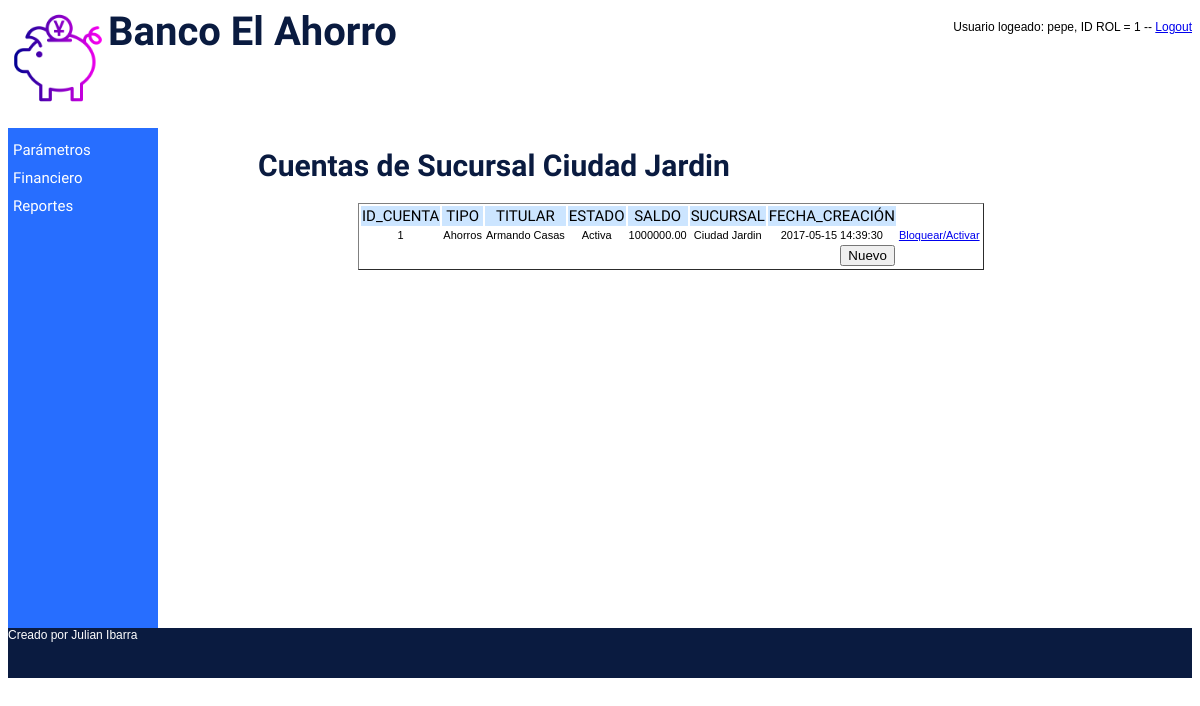
Screenshot of /index.php?sel=P8&id_sucursal=2 (signed in) with the database file from the repository.
### tables this page shows
CREATE TABLE sucursal(
id_sucursal int(4) PRIMARY KEY AUTO_INCREMENT NOT NULL ,
nombre varchar(50) NOT NULL,
direccion varchar(30) NOT NULL,
telefono varchar(15) NOT NULL,
ciudad varchar(50) NOT NULL
);

CREATE TABLE cuenta(
id_cuenta int(4) PRIMARY KEY AUTO_INCREMENT NOT NULL,
tipo varchar(2) NOT NULL,
fecha_crea timestamp DEFAULT current_timestamp,
saldo double(50,2),
estado varchar(2) NOT NULL,
documento int(15) NOT NULL,
id_sucursal int(4) NOT NULL
);

CREATE TABLE cliente(
documento int(15) PRIMARY KEY NOT NULL,
nombre varchar(50) NOT NULL,
email varchar(50) NOT NULL,
direccion varchar(30) NOT NULL,
telefono varchar(15) NOT NULL
);

### lib/config.php (called while the page is built)
<?php
    $CFG_HOST = "localhost";
    $CFG_USER = "root";
    $CFG_DBPWD = "root";
    $CFG_DBASE = "banco";
?>

### lib/sucursal.php (called while the page is built, shortened)
<?php
class Sucursal {
    var $nombre;
    var $con;
    function Sucursal( ) {
        $this->nombre="";
        $this->con = new MySql();
    }
    function getNombre( ) {
        return $this->nombre;
    }
   function consultar($id_sucursal) {
      $this->id_sucursal = $id_sucursal;
      $this->con->conectarse();
      $this->con->sql = "SELECT * FROM sucursal WHERE id_sucursal=".$this->id_sucursal."";
      $this->con->consultar();
      if ($this->con->numReg > 0) {
         $this->nombre = mysql_result($this->con->rtaSql,0,"nombre");
      }
      $this->con->desconectarse();
   }
}
?>

### lib/mysql_lib.php (called while the page is built, shortened)
<?php
class Mysql {
 var $sql;
 function Mysql () {
    $this->sql = "";
    }
 function consultar() {
    $this->rtaSql = mysql_query($this->sql);
    }
}
?>

### lib/cuenta.php (called while the page is built, shortened)
<?php
class Cuenta {
    var $con;
    function Cuenta( ) {
        $this->con = new MySql();
    }
   function listarPorSucursal($id_sucursal) {
      $this->id_sucursal = $id_sucursal;
      $this->con->conectarse();
      $this->con->sql = "SELECT c.id_cuenta, c.tipo, c.saldo, c.id_sucursal, c.fecha_crea, c.estado, c.documento,  ".
                "p.nombre as person, s.nombre ".
                "FROM cuenta c , cliente p , sucursal s  WHERE c.id_sucursal = ".$this->id_sucursal." and c.id_sucursal = s.id_sucursal and c.documento = p.documento ORDER BY c.id_cuenta";
      $this->con->consultar();
      $this->lista = $this->con->rtaSql;
      $this->con->desconectarse();
   }
}
?>

### cuenta/cuenta_sucursal.php (the view, shortened to what this page needs)
<!DOCTYPE html>
<html lang="es">
<head>
	<link rel="stylesheet" type="text/css" href="estilos.css">
</head>
<body>
    <?php
        include("lib/config.php");
        include("lib/mysql_lib.php");
        include("lib/cuenta.php");
        include("lib/sucursal.php");
        $s = new Sucursal();
        $s->consultar($_GET['id_sucursal']);
    print "<h1>Cuentas de Sucursal ". $s->getNombre() ."</h1>";
	?>
    <form name="index" action="index.php?sel=P2">
        <table border="1" class="tabla">
            <tr class="titulo">
            <td>ID_CUENTA</td><td>TIPO</td><td>TITULAR</td><td>ESTADO</td><td>SALDO</td><td>SUCURSAL</td><td>FECHA_CREACIÓN</td>
            </tr>
            <?php
                $c = new Cuenta();
                $c->listarPorSucursal($_GET['id_sucursal']);
                $result = $c->lista;
                while ($row = mysql_fetch_array($result)) {
                    switch ($row['tipo']) {
                        case 'A':
                            $tipo = "Ahorros";
                            break;
                    }
                    switch ($row['estado']) {
                        case 'A':
                            $estado = "Activa";
                            break;
                    }
                    print "<tr>";
                    print "<td>".$row['id_cuenta']."</td>";
                    print "<td>".$tipo."</td>";
                    print "<td>".$row['person']."</td>";
                    print "<td>".$estado."</td>";
                    print "<td>".$row['saldo']."</td>";
                    print "<td>".$row['nombre']."</td>";
                    print "<td>".$row['fecha_crea']."</td>";
                    print "<td><a href='index.php?sel=P7&"."id_cuenta=".$row['id_cuenta']."'>Bloquear/Activar</a></td>";
                    print "</tr>";
                }
            ?>
            <tr><td colspan="7"><input name="btnInsertar" type="button" class="botonNuevo" onclick="javascript:window.location='index.php?sel=P2';" value="Nuevo"></td></tr>
        </table>
        </form>
</body>
</html>

### estilos.css (style rules this page uses)
body { font-size: 12px; font-family:Arial; }

### cuenta/cuenta_sucursal.php (style rules this page uses)
.titulo td { font-family: 'Lalezar', Arial; font-size: 15px; background: #CCE5FF; text-align: center; }
td { font-family: Arial; font-size: 11px; text-align: center; }
.botonNuevo { float: right; }
.tabla tr,td { border-collapse: separate; border-spacing: 3px; border-style: none; }
form { padding-left:200px; }
h1 { padding-left: 100px; font-family: 'Lalezar', Arial; color:#0A1B40; font-size: 30px; }

### rows the page displays
sucursal: nombre "Ciudad Jardin"
cuenta: id_cuenta "1", tipo "Ahorros", cliente.nombre "Armando Casas", estado "Activa", saldo "1000000.00", id_sucursal.nombre "Ciudad Jardin", fecha_crea "2017-05-15 14:39:30"

### other values shown
$_SESSION['SES_USUARIO'] "pepe"
$_SESSION['SES_ID_ROL'] "1"
